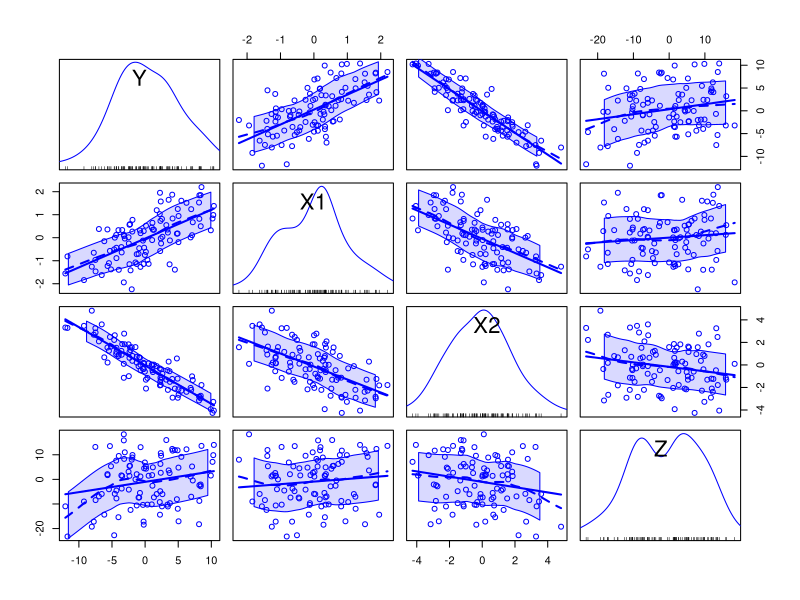
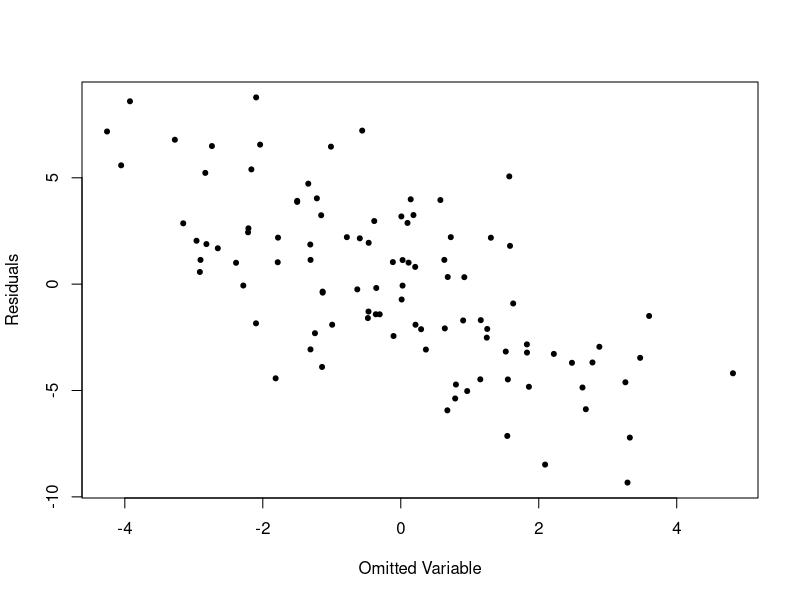

Write the R code that produced these figures, in order.
################################################
# PLSC 503 -- Spring 2017: Code for Day Fifteen.
################################################
#
# Simulate data:

set.seed(7222009)
N <- 100
X1<-rnorm(N)             # <- X1
X2<-(-X1)+1.5*(rnorm(N)) # <- correlated w/X1
Y<-X1-(2*X2)+(2*(rnorm(N))) # <- Y
Z<-10*rnorm(N)           # <- irrelevant
data <- data.frame(Y=Y,X1=X1,X2=X2,Z=Z)

# Scatterplot matrix:

library(car)

pdf("MisspecificationExampleScatterplotMatrixR.pdf",7,7)
scatterplotMatrix(data)
dev.off()

# "Correct" model:

correct<-lm(Y~X1+X2)
summary(correct)

# "Overspecified" model:

overspec<-lm(Y~X1+X2+Z)
summary(overspec)

# "Underspecified" model:

incorrect<-lm(Y~X1)
summary(incorrect)

# Omitted variable plot:

pdf("MisspecifiedResidualsR.pdf",6,6)
plot(data$X2,incorrect$residuals,pch=20,
     xlab="Omitted Variable",ylab="Residuals")
dev.off()

